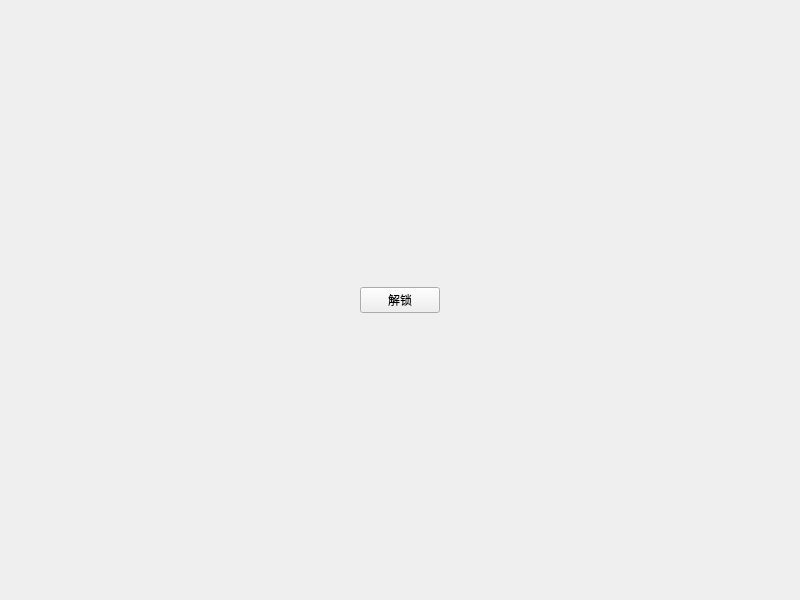
<?xml version="1.0" encoding="UTF-8"?>
<ui version="4.0">
 <class>KSLockerDemo</class>
 <widget class="QWidget" name="KSLockerDemo">
  <property name="geometry">
   <rect>
    <x>0</x>
    <y>0</y>
    <width>800</width>
    <height>600</height>
   </rect>
  </property>
  <property name="windowTitle">
   <string>KSLockerDemo</string>
  </property>
  <layout class="QHBoxLayout" name="horizontalLayout">
   <item alignment="Qt::AlignHCenter">
    <widget class="QPushButton" name="pushButton">
     <property name="text">
      <string>解锁</string>
     </property>
    </widget>
   </item>
  </layout>
 </widget>
 <resources/>
 <connections/>
</ui>
